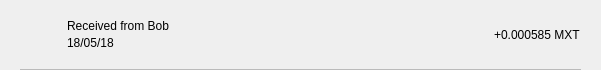
<?xml version="1.0" encoding="UTF-8"?>
<ui version="4.0">
 <class>TxRow</class>
 <widget class="QWidget" name="TxRow">
  <property name="geometry">
   <rect>
    <x>0</x>
    <y>0</y>
    <width>601</width>
    <height>70</height>
   </rect>
  </property>
  <property name="minimumSize">
   <size>
    <width>0</width>
    <height>40</height>
   </size>
  </property>
  <property name="windowTitle">
   <string>Form</string>
  </property>
  <layout class="QVBoxLayout" name="verticalLayout_3">
   <property name="spacing">
    <number>0</number>
   </property>
   <property name="leftMargin">
    <number>0</number>
   </property>
   <property name="topMargin">
    <number>0</number>
   </property>
   <property name="rightMargin">
    <number>0</number>
   </property>
   <property name="bottomMargin">
    <number>0</number>
   </property>
   <item>
    <widget class="QWidget" name="rowContainer" native="true">
     <layout class="QVBoxLayout" name="verticalLayout_2">
      <property name="spacing">
       <number>9</number>
      </property>
      <property name="leftMargin">
       <number>20</number>
      </property>
      <property name="topMargin">
       <number>9</number>
      </property>
      <property name="rightMargin">
       <number>20</number>
      </property>
      <property name="bottomMargin">
       <number>0</number>
      </property>
      <item>
       <widget class="QFrame" name="frame">
        <property name="styleSheet">
         <string notr="true">border:none;</string>
        </property>
        <property name="frameShape">
         <enum>QFrame::StyledPanel</enum>
        </property>
        <property name="frameShadow">
         <enum>QFrame::Raised</enum>
        </property>
        <layout class="QHBoxLayout" name="horizontalLayout" stretch="0,2,0">
         <property name="leftMargin">
          <number>0</number>
         </property>
         <property name="topMargin">
          <number>0</number>
         </property>
         <property name="rightMargin">
          <number>0</number>
         </property>
         <property name="bottomMargin">
          <number>0</number>
         </property>
         <item>
          <widget class="QPushButton" name="icon">
           <property name="focusPolicy">
            <enum>Qt::NoFocus</enum>
           </property>
           <property name="styleSheet">
            <string notr="true">border:none;</string>
           </property>
           <property name="text">
            <string/>
           </property>
           <property name="iconSize">
            <size>
             <width>28</width>
             <height>28</height>
            </size>
           </property>
          </widget>
         </item>
         <item>
          <layout class="QVBoxLayout" name="verticalLayout">
           <property name="spacing">
            <number>3</number>
           </property>
           <property name="leftMargin">
            <number>9</number>
           </property>
           <item>
            <widget class="QLabel" name="lblAddress">
             <property name="styleSheet">
              <string notr="true"/>
             </property>
             <property name="text">
              <string>Received from Bob</string>
             </property>
             <property name="alignment">
              <set>Qt::AlignBottom|Qt::AlignLeading|Qt::AlignLeft</set>
             </property>
            </widget>
           </item>
           <item>
            <widget class="QLabel" name="lblDate">
             <property name="styleSheet">
              <string notr="true"/>
             </property>
             <property name="text">
              <string>18/05/18</string>
             </property>
             <property name="alignment">
              <set>Qt::AlignLeading|Qt::AlignLeft|Qt::AlignTop</set>
             </property>
            </widget>
           </item>
          </layout>
         </item>
         <item>
          <widget class="QLabel" name="lblAmount">
           <property name="styleSheet">
            <string notr="true"/>
           </property>
           <property name="text">
            <string>+0.000585 MXT</string>
           </property>
          </widget>
         </item>
        </layout>
       </widget>
      </item>
      <item>
       <widget class="QLabel" name="lblDivisory">
        <property name="minimumSize">
         <size>
          <width>0</width>
          <height>1</height>
         </size>
        </property>
        <property name="maximumSize">
         <size>
          <width>16777215</width>
          <height>1</height>
         </size>
        </property>
        <property name="styleSheet">
         <string notr="true">background-color:#bababa;</string>
        </property>
        <property name="text">
         <string/>
        </property>
        <property name="alignment">
         <set>Qt::AlignBottom|Qt::AlignLeading|Qt::AlignLeft</set>
        </property>
       </widget>
      </item>
     </layout>
    </widget>
   </item>
  </layout>
 </widget>
 <resources/>
 <connections/>
</ui>
